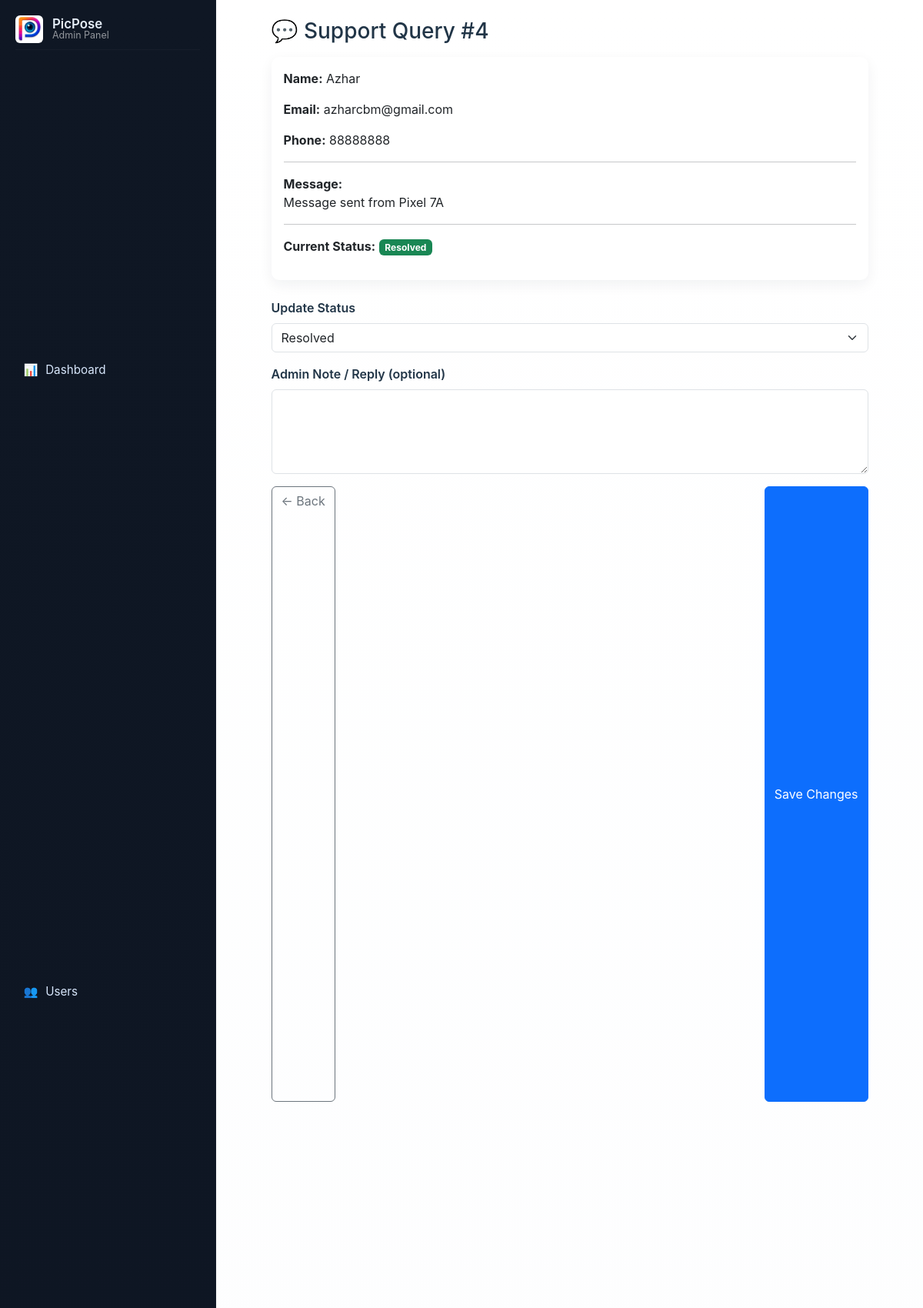
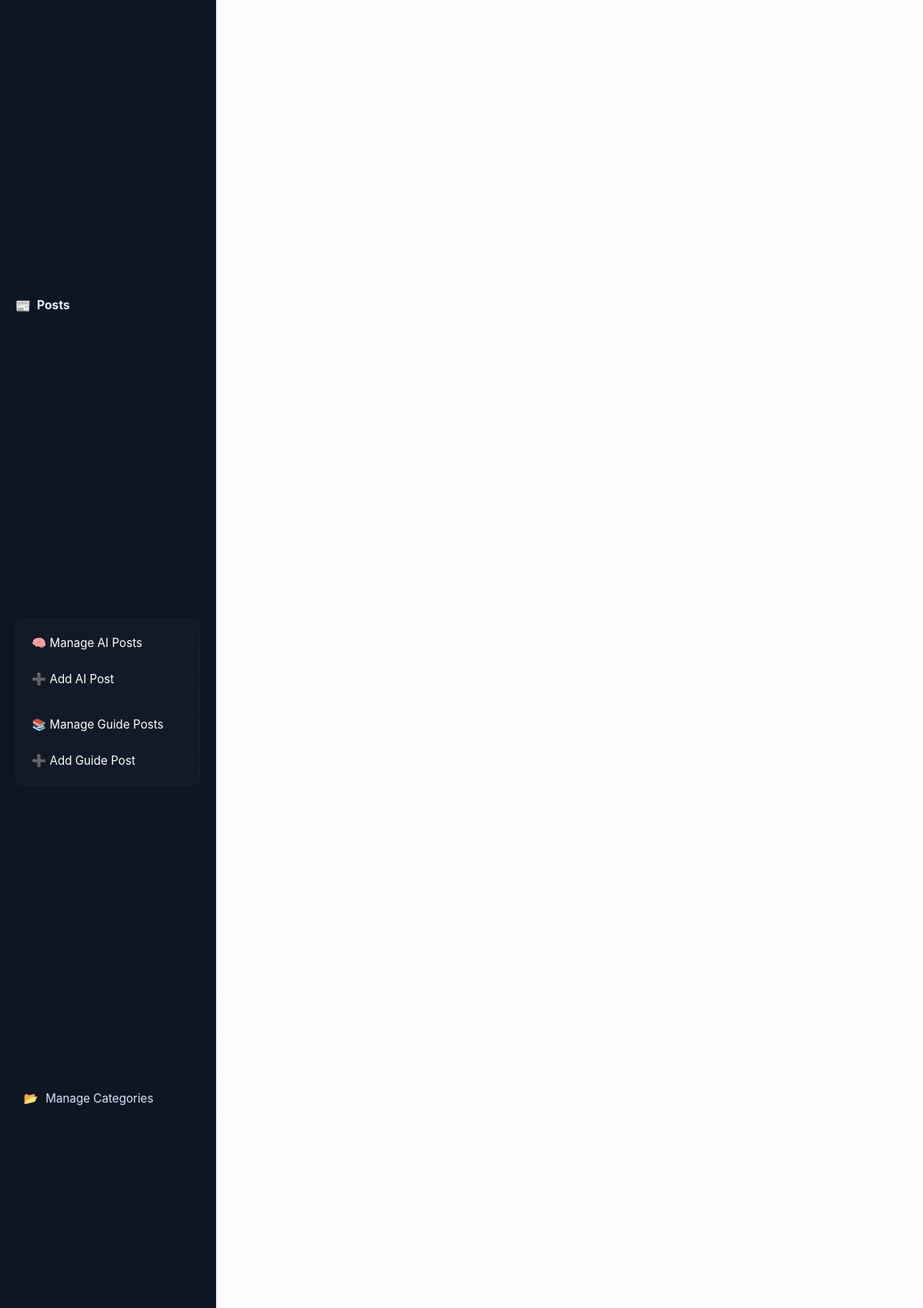
Screenshot of /views/support/view_support.php?id=4 (signed in, upper part) with the database file from the repository (2 pictures, top to bottom).
### tables this page shows
CREATE TABLE `support_queries` (
  `id` int(11) NOT NULL,
  `name` varchar(100) NOT NULL,
  `email` varchar(150) NOT NULL,
  `phone` varchar(20) DEFAULT NULL,
  `message` text NOT NULL,
  `status` enum('Pending','Resolved') DEFAULT 'Pending',
  `admin_note` text DEFAULT NULL,
  `created_at` timestamp NULL DEFAULT current_timestamp()
);

### views/support/view_support.php (the view, shortened to what this page needs)
<?php
require_once '../../config.php';
include_once '../../includes/header.php';
function h($v) { return htmlspecialchars($v ?? '', ENT_QUOTES); }
$id = (int)($_GET['id'] ?? 0);
$stmt = $pdo->prepare("SELECT * FROM support_queries WHERE id = :id");
$stmt->execute(['id' => $id]);
$row = $stmt->fetch(PDO::FETCH_ASSOC);
?>
<div class="container" style="max-width:800px;">
    <h3 class="mb-3">💬 Support Query #<?= h($row['id']); ?></h3>
    <div class="card mb-4">
        <div class="card-body">
            <p><strong>Name:</strong> <?= h($row['name']); ?></p>
            <p><strong>Email:</strong> <?= h($row['email']); ?></p>
            <p><strong>Phone:</strong> <?= h($row['phone']); ?></p>
            <hr>
            <p><strong>Message:</strong><br><?= nl2br(h($row['message'])); ?></p>
            <hr>
            <p><strong>Current Status:</strong>
                <?php if ($row['status'] === 'Resolved'): ?>
                    <span class="badge bg-success">Resolved</span>
                <?php else: ?>
                    <span class="badge bg-warning text-dark">Pending</span>
                <?php endif; ?>
            </p>
        </div>
    </div>
    <form method="post">
        <div class="mb-3">
            <label for="status" class="form-label fw-semibold">Update Status</label>
            <select id="status" name="status" class="form-select">
                <option value="Resolved" <?= $row['status']=='Resolved'?'selected':''; ?>>Resolved</option>
            </select>
        </div>
        <div class="mb-3">
            <label for="admin_note" class="form-label fw-semibold">Admin Note / Reply (optional)</label>
            <textarea id="admin_note" name="admin_note" class="form-control" rows="4"><?= h($row['admin_note'] ?? ''); ?></textarea>
        </div>
        <div class="d-flex justify-content-between">
            <a href="manage_support.php" class="btn btn-outline-secondary">← Back</a>
            <button type="submit" class="btn btn-primary">Save Changes</button>
        </div>
    </form>
</div>
<?php include_once '../../includes/footer.php'; ?>

### assets/css/style.css (style rules this page uses)
:root { --sidebar-bg-start: #0f1724; --sidebar-bg-end: #0b1220; --sidebar-text: #e6eef8; --muted: rgba(255,255,255,0.55); --accent-start: #2563eb; --accent-end: #7c3aed; }
html, body { height: 100%; margin: 0; font-family: "Inter", system-ui, -apple-system, "Segoe UI", Roboto, "Helvetica Neue", Arial; background: #f6f8fb; color: #213547; }
.d-flex { display: flex; min-height: 100vh; box-sizing: border-box; }
.card { border-radius: 10px; box-shadow: 0 6px 18px rgba(21, 32, 43, 0.06); border: none; }

### rows the page displays
support_queries: id "4", name "Azhar", email "azharcbm@gmail.com", phone "88888888", message "Message sent from Pixel 7A", status "Resolved"
